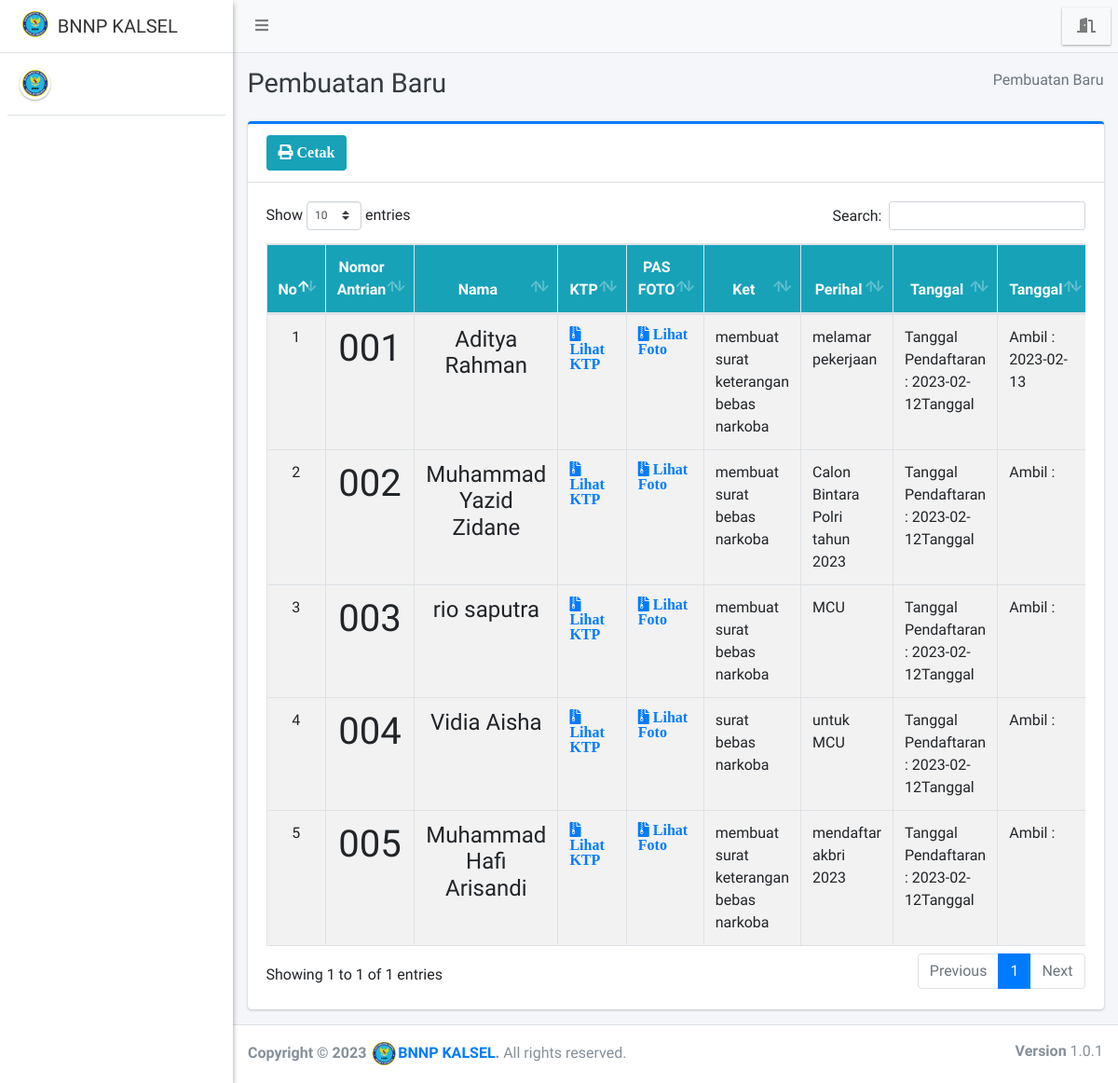
The page /admin/antrian/index.php on the database its author committed.
### tables this page shows
CREATE TABLE `pendaftaran` (
  `id_pendaftaran` int(11) NOT NULL,
  `id_masyarakat` int(11) DEFAULT NULL,
  `id_kecamatan` int(11) DEFAULT NULL,
  `nomor_antrian` varchar(5) DEFAULT NULL,
  `ktp` varchar(255) DEFAULT NULL,
  `foto` varchar(150) DEFAULT NULL,
  `tgl_pendaftaran` date DEFAULT NULL,
  `tgl_buat` date DEFAULT NULL,
  `tgl_ambil` date DEFAULT NULL,
  `ket` text,
  `perihal` text,
  `hasil_tes` varchar(20) DEFAULT NULL,
  `status_pendaftaran` varchar(100) DEFAULT NULL
);

CREATE TABLE `masyarakat` (
  `id_masyarakat` int(11) NOT NULL,
  `id_user` int(11) DEFAULT NULL,
  `nama_masyarakat` varchar(255) DEFAULT NULL,
  `nik` varchar(150) DEFAULT NULL,
  `email` varchar(255) DEFAULT NULL,
  `jk` varchar(11) DEFAULT NULL,
  `alamat` text,
  `pekerjaan` varchar(150) DEFAULT NULL,
  `no_wa` varchar(25) DEFAULT NULL,
  `status` varchar(20) DEFAULT NULL
);

### config/config.php (called while the page is built, shortened)
<?php
	function base_url($url = null){
		$base_url = "http://localhost:8888/bnn";
		if ($url != null) {
			return $base_url."/".$url;
		}else{
			return $base_url;
		}
	}
 ?>

### admin/antrian/index.php (the view, shortened to what this page needs)
<?php
require '../../config/config.php';
require '../../config/koneksi.php';
?>
<!DOCTYPE html>
<html>
<?php
include '../../templates/head.php';
?>
<body class="hold-transition sidebar-mini layout-fixed">
    <div class="wrapper">
        <?php
        include '../../templates/navbar.php';
        ?>
        <?php
        include '../../templates/sidebar.php';
        ?>
        <div class="content-wrapper">
            <div class="content-header">
                <div class="container-fluid">
                    <div class="row mb-2">
                        <div class="col-sm-6">
                            <h1 class="m-0 text-dark">Pembuatan Baru</h1>
                        </div>
                        <div class="col-sm-6">
                            <ol class="breadcrumb float-sm-right">
                                <li class="breadcrumb-item active">Pembuatan Baru</li>
                            </ol>
                        </div>
                    </div>
                </div>
            </div>
            <section class="content">
                <div class="container-fluid">
                    <div class="row">
                        <div class="col-12">
                            <div class="card card-primary card-outline">
                                <div class="card-header">
                                    <a href="print" target="blank" class="btn bg-info"><i class="fa fa-print"> Cetak</i></a>
                                </div>
                                <div class="card-body">
                                    <div class="table-responsive">
                                        <table id="example1" class="table table-bordered table-striped">
                                            <thead class="bg-info">
                                                <tr align="center">
                                                    <th>No</th>
                                                    <th>Nomor Antrian</th>
                                                    <th>Nama</th>
                                                    <th>KTP</th>
                                                    <th>PAS FOTO</th>
                                                    <th>Ket</th>
                                                    <th>Perihal</th>
                                                    <th>Tanggal</th>
                                                    <th>Tanggal</th>
                                                </tr>
                                            </thead>
                                            <?php
                                            $no = 1;
                                            $data = $koneksi->query("SELECT * FROM pendaftaran AS p
                                            LEFT JOIN masyarakat AS pl ON p.id_masyarakat = pl.id_masyarakat");
                                            while ($row = $data->fetch_array()) {
                                            ?>
                                                <tbody style="background-color: white">
                                                    <tr>
                                                        <td align="center"><?= $no++ ?></td>
                                                        <td align="center">
                                                            <h1><?= $row['nomor_antrian'] ?></h1>
                                                        </td>
                                                        <td align="center">
                                                            <h4><?= $row['nama_masyarakat'] ?></h4>
                                                        </td>
                                                        <td>
                                                            <a href="<?= base_url(); ?>/filektp/<?= $row['ktp'] ?>" data-toggle="lightbox" data-title="ktp" data-gallery="galery" title="Lihat" target="blank"><i class="fa fa-file-archive"> Lihat KTP</i></a>
                                                        </td>
                                                        <td> <a href="<?= base_url(); ?>/filefoto/<?= $row['foto'] ?>" data-toggle="lightbox" data-title="foto" data-gallery="galery" title="Lihat" target="blank"><i class="fa fa-file-archive"> Lihat Foto</i></a></td>
                                                        <td><?= $row['ket'] ?></td>
                                                        <td><?= $row['perihal'] ?></td>
                                                        <td>Tanggal Pendaftaran : <?= $row['tgl_pendaftaran'] ?>Tanggal
                                                        </td>
                                                        <td>Ambil : <?= $row['tgl_ambil'] ?></td>
                                                    </tr>
                                                </tbody>
                                            <?php } ?>
                                        </table>
                                    </div>
                                </div>
                            </div>
                        </div>
                    </div>
                </div>
            </section>
        </div>
        <?php include_once "../../templates/footer.php"; ?>
    </div>
</body>
</html>

### rows shown on the page
pendaftaran: nomor_antrian "001", id_masyarakat.nama_masyarakat "Aditya Rahman", ket "membuat surat keterangan bebas narkoba", perihal "melamar pekerjaan", tgl_pendaftaran "2023-02-12", tgl_ambil "2023-02-13"
pendaftaran: nomor_antrian "002", id_masyarakat.nama_masyarakat "Muhammad Yazid Zidane", ket "membuat surat bebas narkoba", perihal "Calon Bintara Polri tahun 2023", tgl_pendaftaran "2023-02-12"
pendaftaran: nomor_antrian "003", id_masyarakat.nama_masyarakat "rio saputra", ket "membuat surat bebas narkoba", perihal "MCU", tgl_pendaftaran "2023-02-12"
pendaftaran: nomor_antrian "004", id_masyarakat.nama_masyarakat "Vidia Aisha", ket "surat bebas narkoba", perihal "untuk MCU", tgl_pendaftaran "2023-02-12"
pendaftaran: nomor_antrian "005", id_masyarakat.nama_masyarakat "Muhammad Hafi Arisandi", ket "membuat surat keterangan bebas narkoba", perihal "mendaftar akbri 2023", tgl_pendaftaran "2023-02-12"
